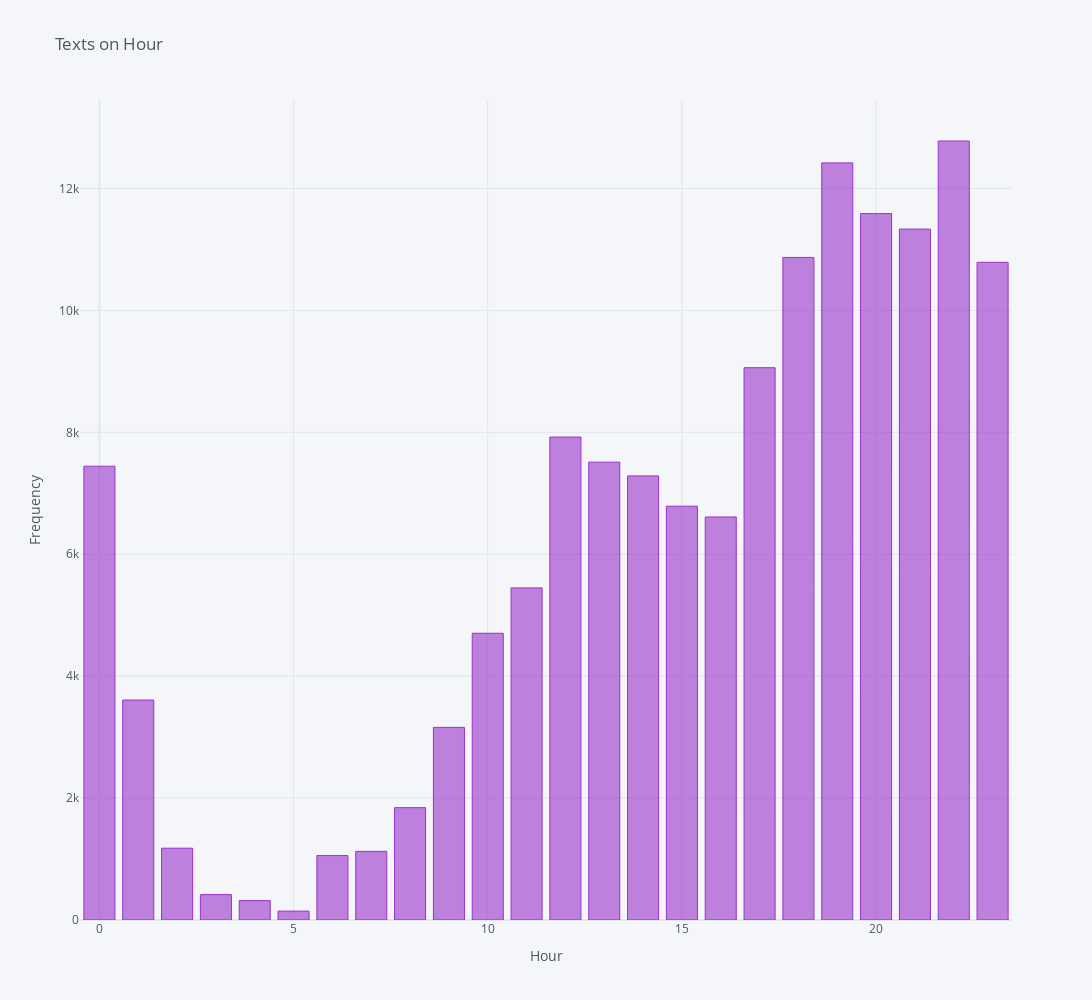

Here is the notebook cell this chart was saved with:
### Code cell
df_combined['hour_of_day'] = df_combined['timestamp_hkt'].apply(lambda x : x.strftime('%H'))
df_combined.groupby(['hour_of_day'])['content'].count().iplot(dimensions=(1500,1000),colors=["DarkOrchid",],kind='bar',title="Texts on Hour",yTitle="Frequency",xTitle="Hour")

### Figure 1 — Plotly figure (JSON) as saved in the notebook; plotly's stock layout.template omitted (floating-point values rounded to 4 significant figures)
{"data": [{"marker": {"color": "rgba(153, 50, 204, 0.6)", "line": {"color": "rgba(153, 50, 204, 1.0)", "width": 1}}, "name": "content", "orientation": "v", "text": "", "type": "bar", "x": ["00", "01", "02", "03", "04", "05", "06", "07", "08", "09", "10", "11", "12", "13", "14", "15", "16", "17", "18", "19", "20", "21", "22", "23"], "y": [7444, 3608, 1178, 417, 318, 146, 1057, 1126, 1843, 3160, 4704, 5448, 7922, 7511, 7285, 6788, 6612, 9060, 10869, 12420, 11588, 11334, 12779, 10789]}], "layout": {"height": 1000, "legend": {"bgcolor": "#F5F6F9", "font": {"color": "#4D5663"}}, "paper_bgcolor": "#F5F6F9", "plot_bgcolor": "#F5F6F9", "title": {"font": {"color": "#4D5663"}, "text": "Texts on Hour"}, "width": 1500, "xaxis": {"gridcolor": "#E1E5ED", "showgrid": true, "tickfont": {"color": "#4D5663"}, "title": {"font": {"color": "#4D5663"}, "text": "Hour"}, "zerolinecolor": "#E1E5ED"}, "yaxis": {"gridcolor": "#E1E5ED", "showgrid": true, "tickfont": {"color": "#4D5663"}, "title": {"font": {"color": "#4D5663"}, "text": "Frequency"}, "zerolinecolor": "#E1E5ED"}}}
